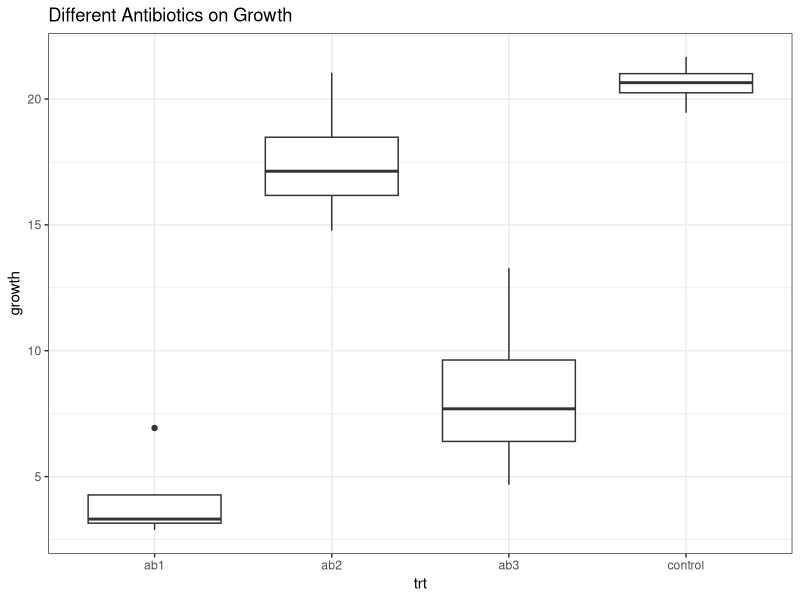

Reproduce this figure in R.
#### Group Project Question 1: ####

library(ggplot2)

antibiotics <- read.csv("antibiotics.csv")
View(antibiotics)
      
plot1 <- ggplot(antibiotics, aes(x = trt, y = growth)) +
       geom_boxplot() + 
      theme_bw() + 
      ggtitle("Different Antibiotics on Growth")
                        
plot1